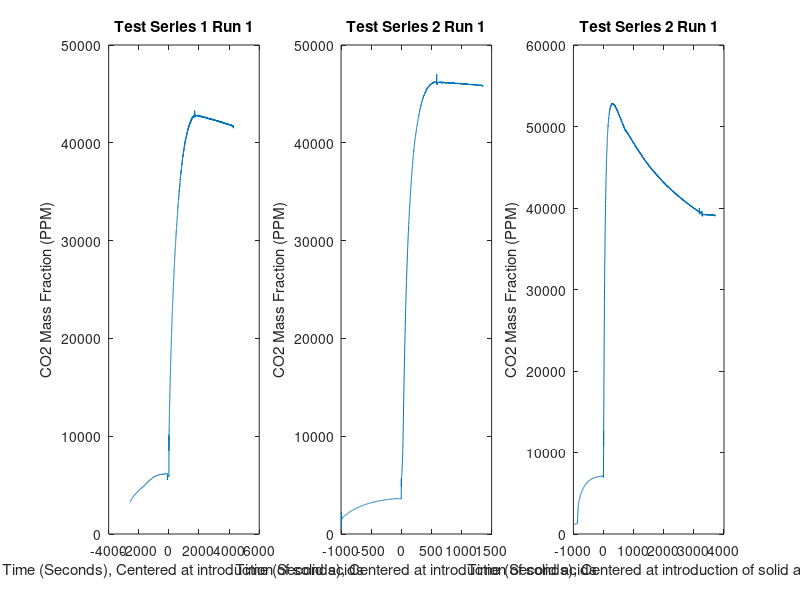

Write the MATLAB code that produced this figure.
%% Importing of Pruned Data
Test11 = csvread('Test1Run1.csv');
Test21 = csvread('Test2Run1.csv');
Test31 = csvread('Test3Run1.csv');

%% Transforming Data
%##Test1PP(:,6)=Test11(:,1).*Test11(:,5).*10^(-3);
%##Test2PP(:,6)=Test21(:,1).*Test21(:,5).*10^(-3);
%##Test3PP(:,6)=Test31(:,1).*Test31(:,5).*10^(-3);

%% Ploting Data
X1 = -2584:1:6880-2584-1;
X2 = -1000:1:2357-1000-1;
X3 = -993:1:4694-993-1;
%plot(X1,mean(Test11(:,5))-Test11(:,5),X2,mean(Test21(:,5))-Test21(:,5),X3,mean(Test21(:,5))-Test31(:,5))
subplot(1,3,1)
plot(X1,Test11(:,1))
title("Test Series 1 Run 1")
xlabel("Time (Seconds), Centered at introduction of solid acids")
ylabel("CO2 Mass Fraction (PPM)")
subplot(1,3,2)
plot(X2,Test21(:,1))
title("Test Series 2 Run 1")
xlabel("Time (Seconds), Centered at introduction of solid acids")
ylabel("CO2 Mass Fraction (PPM)")
subplot(1,3,3)
plot(X3,Test31(:,1))
title("Test Series 2 Run 1")
xlabel("Time (Seconds), Centered at introduction of solid acids")
ylabel("CO2 Mass Fraction (PPM)")


